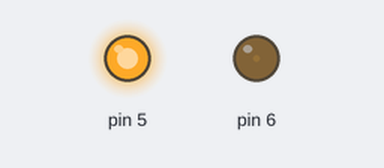
A sketch run on a simulated Arduino Uno, built with avr-gcc and run on an emulated ATmega328P. Shown: output pins drawn as LEDs (lit = HIGH).

Above: at 0.05 s.
At 1.15 s:
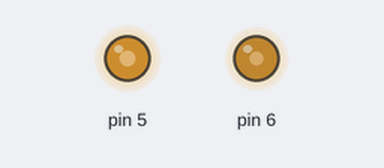
At 2.3 s:
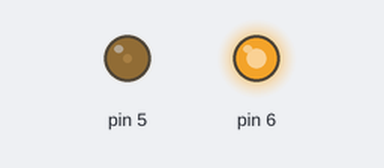
At 4.6 s:
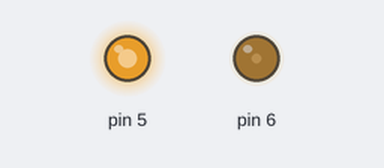
Timing chart, 0 to 6.7 s (numbered marks = the images above):
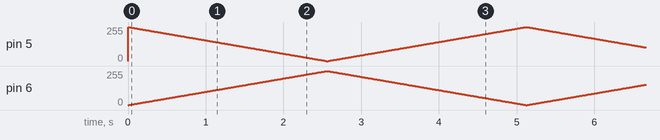

The sketch:

PWM_led.ino
```cpp
void setup(){
  DDRD = 0b01100000;
}

void loop(){
  for(int i=0,c=255;i<=255;i++,c--){
    analogWrite(6,i);
    analogWrite(5,c);
    _delay_ms(10);
  }
  for(int i = 255,c=0;i>=0;i--,c++){
    analogWrite(6,i);
    analogWrite(5,c);
    _delay_ms(10);
  }
}
```
